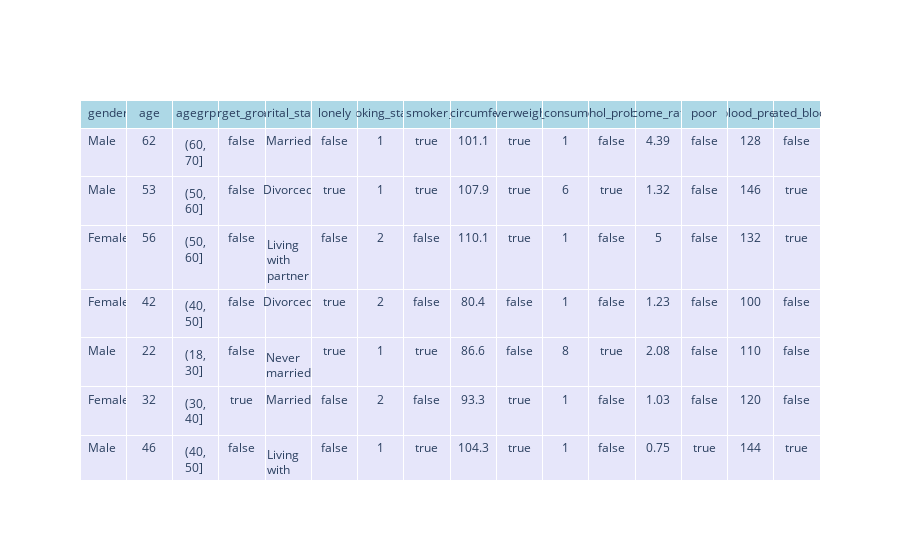

Write notebook code for a chart like this one.
### Code cell
import plotly.graph_objects as go
# the final data set
df = da[["gender", "RIDAGEYR", "agegrp", "target_group", "marital_status", 'lonely', "SMQ020", "smoker", "BMXWAIST", "overweight", "ALQ130", "alcohol_problem", "INDFMPIR", "poor", "BPXSY1", "elevated_bloodpr"]].copy()
df = df.rename(columns={"RIDAGEYR": "age", "SMQ020": "smoking_status", "BMXWAIST": "waist_circumference", "ALQ130": "alco_consumption", "INDFMPIR": "income_ratio", "BPXSY1": "syst_blood_pressure"})
df['smoking_status'] = df['smoking_status'].astype('int8')
df['alco_consumption'] = df['alco_consumption'].astype('int8')

# Create a table with modified alignment and column lengths
fig = go.Figure(data=[go.Table(
    header=dict(values=list(df.columns),
                fill_color='lightblue',
                align=['left', 'center', 'center', 'center', 'center', 'center', 'center', 'center', 'center', 'center', 'center', 'center', 'center', 'center', 'center']),
    cells=dict(values=[df[col] for col in df.columns],
               fill_color='lavender',
               align=['left', 'center', 'center', 'center', 'center', 'center', 'center', 'center', 'center', 'center', 'center', 'center', 'center', 'center', 'center']))
])

fig.show()

### Figure 1 — Plotly figure (JSON) as saved in the notebook; plotly's stock layout.template omitted (floating-point values rounded to 4 significant figures; data arrays with more than 128 entries replaced by an {"elided": "..."} marker saying what was removed)
{"data": [{"cells": {"align": ["left", "center", "center", "center", "center", "center", "center", "center", "center", "center", "center", "center", "center", "center", "center"], "fill": {"color": "lavender"}, "values": {"elided": "16x2771 mixed values"}}, "header": {"align": ["left", "center", "center", "center", "center", "center", "center", "center", "center", "center", "center", "center", "center", "center", "center"], "fill": {"color": "lightblue"}, "values": ["gender", "age", "agegrp", "target_group", "marital_status", "lonely", "smoking_status", "smoker", "waist_circumference", "overweight", "alco_consumption", "alcohol_problem", "income_ratio", "poor", "syst_blood_pressure", "elevated_bloodpr"]}, "type": "table"}], "layout": {}}
